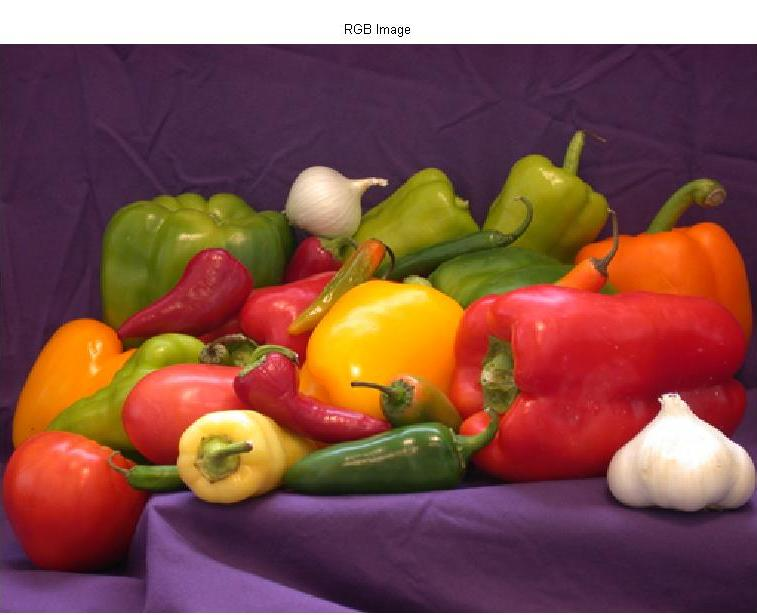
%> input picture rgb_image.jpg, 757 x 615 px
$ octave BLANCOYNEGRO.m   (GNU Octave 9; MATLAB toolbox functions it lacks are replaced by stand-ins)
%> lines starting %> are read from the running program, lines starting %| are printed output that depends on the picture; in (x1, y1, x2, y2) boxes, pixels count from 0 and x2, y2 are one past the last pixel; in counts of white or black regions, pixels touching at a corner belong together; the program's own positions count from 1
[file path]=uigetfile('*.jpg','abrir');
%> the answer given: ../rgb_image.jpg
if isequal(file,0)
    return
else
    a=imread(strcat(path,file));
%> a is the input picture: size 615x757x3 uint8; mean R, G, B 130.7, 80.5, 72.3
    for i=0:0.1:1   %0.1 INCREMENTO , DE 0 A 1
         b=im2bw(a,i)
         imshow(b);
         pause(0.5);
    end
%> this loop made 11 passes
%> pass 1, `b=im2bw(a,i)`:
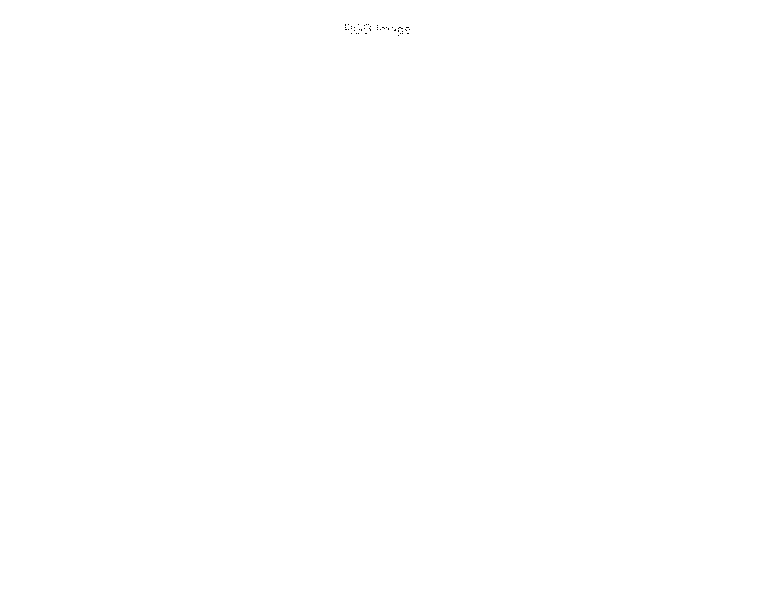
%> b: size 615x757 logical; 100% white; black in thin lines or dots, all inside (x1, y1, x2, y2) = (345, 24, 410, 36)
%> pass 2, `b=im2bw(a,i)`:
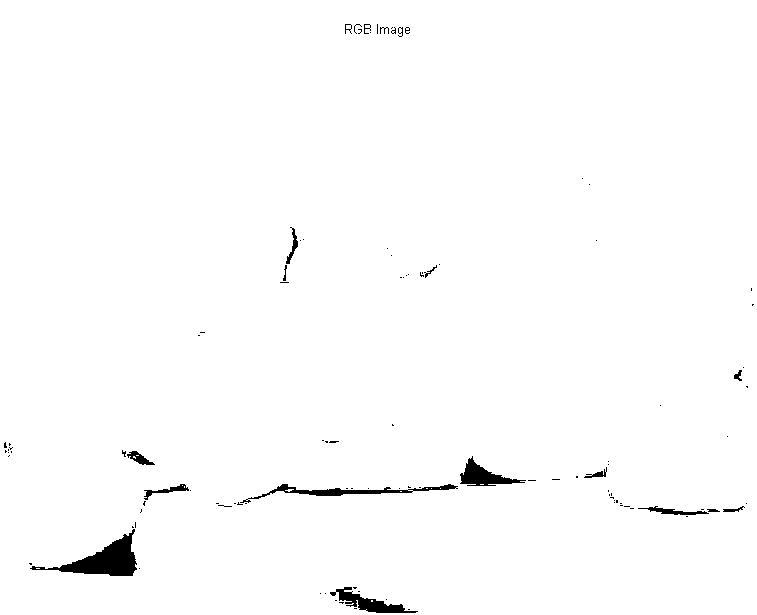
%> b: size 615x757 logical; 98.8% white; 107 black regions (89 under 20 px), largest, box (x1, y1, x2, y2) and area: (30, 529, 137, 576) 1776, (240, 484, 458, 503) 855, (330, 587, 418, 613) 777
%> pass 3, `b=im2bw(a,i)`:
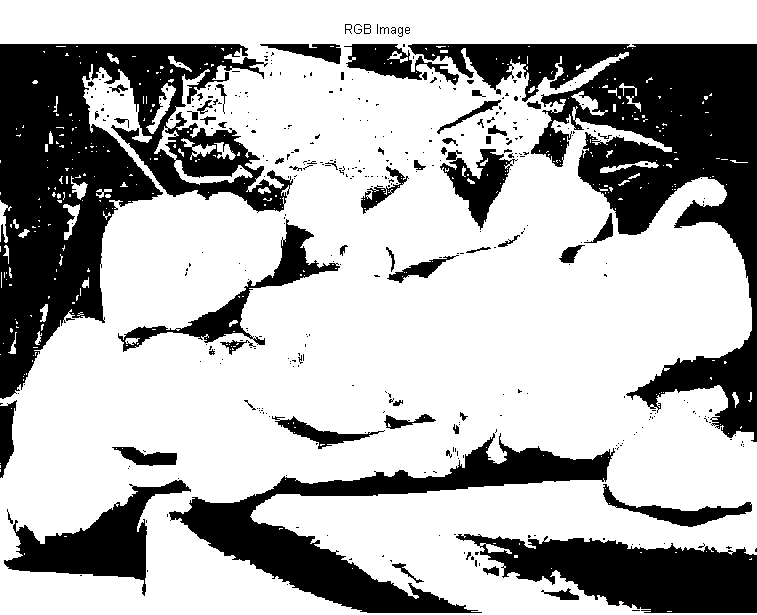
%> b: size 615x757 logical; 69.2% white; 390 black regions (323 under 20 px), largest, box (x1, y1, x2, y2) and area: (0, 44, 293, 399) 43748, (408, 44, 757, 442) 39894, (169, 433, 615, 613) 18717

end
